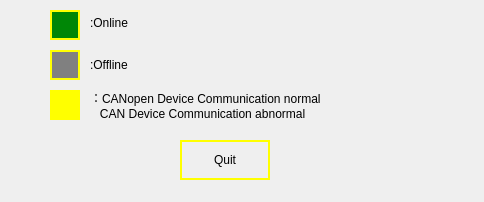
<?xml version="1.0" encoding="UTF-8"?>
<ui version="4.0">
 <class>CNetHelpDialog</class>
 <widget class="QDialog" name="CNetHelpDialog">
  <property name="windowModality">
   <enum>Qt::ApplicationModal</enum>
  </property>
  <property name="geometry">
   <rect>
    <x>0</x>
    <y>0</y>
    <width>484</width>
    <height>202</height>
   </rect>
  </property>
  <property name="windowTitle">
   <string>Dialog</string>
  </property>
  <property name="modal">
   <bool>true</bool>
  </property>
  <widget class="QLabel" name="Label1_6">
   <property name="geometry">
    <rect>
     <x>90</x>
     <y>50</y>
     <width>101</width>
     <height>30</height>
    </rect>
   </property>
   <property name="font">
    <font/>
   </property>
   <property name="styleSheet">
    <string/>
   </property>
   <property name="text">
    <string>:Offline</string>
   </property>
  </widget>
  <widget class="QLabel" name="label">
   <property name="geometry">
    <rect>
     <x>50</x>
     <y>10</y>
     <width>30</width>
     <height>30</height>
    </rect>
   </property>
   <property name="font">
    <font>
     <weight>50</weight>
     <bold>false</bold>
    </font>
   </property>
   <property name="toolTip">
    <string/>
   </property>
   <property name="styleSheet">
    <string>background-color: rgb(0, 135, 06);
border: 2px solid  rgb(255, 255, 0);</string>
   </property>
   <property name="text">
    <string/>
   </property>
  </widget>
  <widget class="QLabel" name="Label1_5">
   <property name="geometry">
    <rect>
     <x>90</x>
     <y>10</y>
     <width>101</width>
     <height>26</height>
    </rect>
   </property>
   <property name="font">
    <font/>
   </property>
   <property name="styleSheet">
    <string/>
   </property>
   <property name="text">
    <string>:Online</string>
   </property>
  </widget>
  <widget class="QLabel" name="label_2">
   <property name="geometry">
    <rect>
     <x>50</x>
     <y>50</y>
     <width>30</width>
     <height>30</height>
    </rect>
   </property>
   <property name="styleSheet">
    <string notr="true">background-color:gray;
border: 2px solid  rgb(255, 255, 0);</string>
   </property>
   <property name="text">
    <string/>
   </property>
  </widget>
  <widget class="QPushButton" name="quitPushButton">
   <property name="geometry">
    <rect>
     <x>180</x>
     <y>140</y>
     <width>90</width>
     <height>40</height>
    </rect>
   </property>
   <property name="font">
    <font/>
   </property>
   <property name="styleSheet">
    <string>border: 2px solid  rgb(255, 255, 0);

</string>
   </property>
   <property name="text">
    <string>Quit</string>
   </property>
  </widget>
  <widget class="QLabel" name="label_3">
   <property name="geometry">
    <rect>
     <x>50</x>
     <y>90</y>
     <width>30</width>
     <height>30</height>
    </rect>
   </property>
   <property name="styleSheet">
    <string notr="true">background-color:yellow;
border: 2px solid  rgb(255, 255, 0);</string>
   </property>
   <property name="text">
    <string/>
   </property>
  </widget>
  <widget class="QLabel" name="Label1_7">
   <property name="geometry">
    <rect>
     <x>90</x>
     <y>90</y>
     <width>381</width>
     <height>30</height>
    </rect>
   </property>
   <property name="font">
    <font/>
   </property>
   <property name="styleSheet">
    <string/>
   </property>
   <property name="text">
    <string>：CANopen Device Communication normal
   CAN Device Communication abnormal</string>
   </property>
  </widget>
 </widget>
 <resources/>
 <connections/>
</ui>
